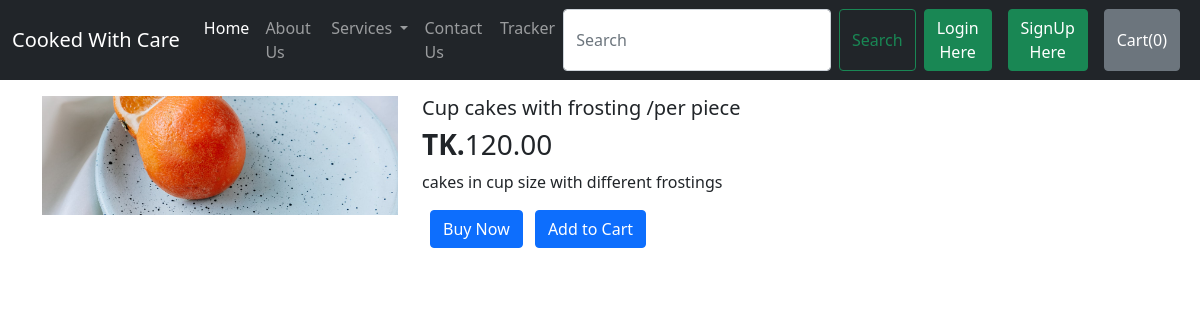
Page /productview/2 on the committed database.
### shop/models.py (models this page shows)
class product(models.Model):
    product_name= models.CharField(max_length=122, default="")
    category = models.CharField(max_length=50, default="")
    desc=models.TextField(default="")
    price= models.DecimalField(max_digits=10, decimal_places=2,default=0)
    pub_date = models.DateField(default=True)

### home/views.py (the view)
# urls.py: path("productview/<int:id>",views.productview, name='productview'),
def productview(request,id):
    prod = product.objects.filter(id=id)
    print(prod)
    return render(request,'productview.html',{'product':prod[0]})

### templates/productview.html (shortened to what this page needs)
{% extends 'base.html' %} {% load crispy_forms_tags %}
{% block body %}
<div class="container my-3">
  <div class="row">
    <div class="col-md-4"><img
      src="/static/fresh juice.jpg"
      class="d-block w-100"
      alt="a pic of cupcakes"
    /></div>
    <div class="col-md-8">
      <h5 id="namepr{{product.id}}">{{product.product_name}}</h5>
      <h3><b>TK.</b><span id="pricepr{{product.id}}">{{product.price}}</span></h3>
      <p>{{product.desc}}</p>
      <button class="btn btn-primary mx-2">Buy Now</button>
      <span id="divpr{{product.id}}" class="divpr">
        <button id="pr{{product.id}}" class="btn btn-primary cart">
        Add to Cart
      </button></span>
    </div>
  </div>
</div>
{% endblock body %}

### rows in the picture
product: product_name "Cup cakes with frosting /per piece", price "120.00", desc "cakes in cup size with different frostings"
